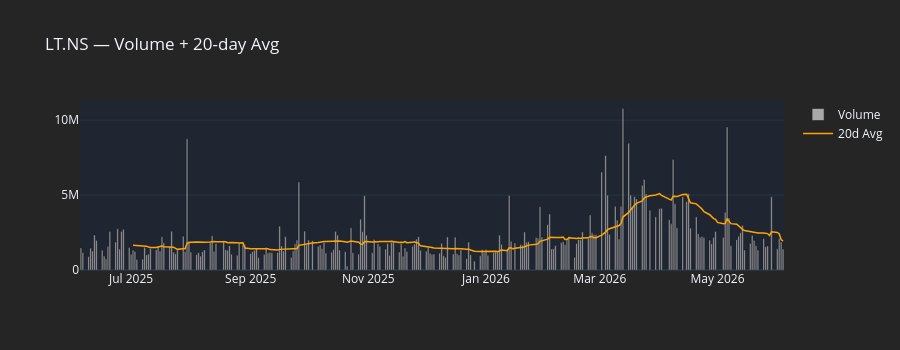

Notebook cell for this chart:
### Code cell
# ── 10f. Volume ──────────────────────────────────────────────────────────────
vol_avg = df["Volume"].rolling(20).mean()

fig = go.Figure()
fig.add_trace(go.Bar(   x=df.index, y=df["Volume"], name="Volume",  marker_color="white", opacity=0.6))
fig.add_trace(go.Scatter(x=df.index, y=vol_avg,     name="20d Avg", line=dict(color="orange", width=1.5)))
fig.update_layout(title=f"{ticker} — Volume + 20-day Avg", height=350)
fig.show()

### Figure 1 — Plotly figure (JSON) as saved in the notebook; plotly's stock layout.template omitted (floating-point values rounded to 4 significant figures; data arrays with more than 128 entries replaced by an {"elided": "..."} marker saying what was removed)
{"data": [{"marker": {"color": "white"}, "name": "Volume", "opacity": 0.6, "type": "bar", "x": {"elided": "249 str values"}, "y": {"elided": "249 int values"}}, {"line": {"color": "orange", "width": 1.5}, "name": "20d Avg", "type": "scatter", "x": {"elided": "249 str values"}, "y": {"elided": "249 float values"}}], "layout": {"height": 350, "title": {"text": "LT.NS — Volume + 20-day Avg"}}}
